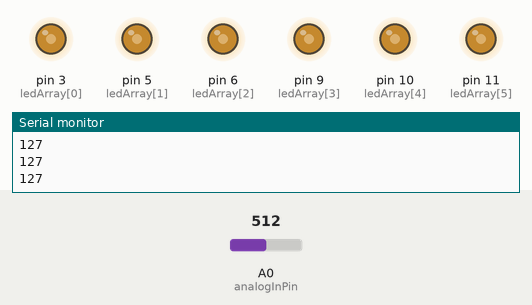
This sketch was run on a simulated Arduino Uno, built with avr-gcc and run on an emulated ATmega328P. On the bench: output pins drawn as LEDs (lit = HIGH), the last lines printed to the serial monitor. The test bench sets the inputs (shaded band); at power-on: A0 (analogInPin) = 512.

Above: at 1.3 s.
1.4 s: A0 (analogInPin) set to 716
At 2.3 s:
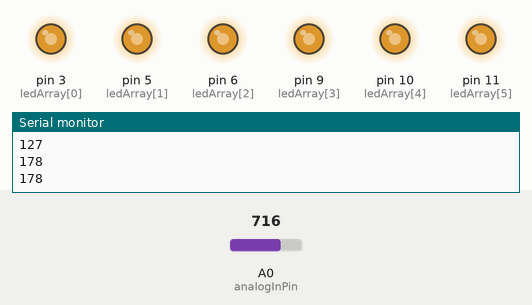
3.0 s: A0 (analogInPin) set to 900
At 3.5 s:
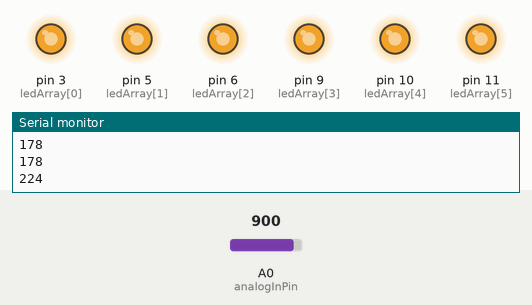
4.5 s: A0 (analogInPin) set to 122
At 5.7 s:
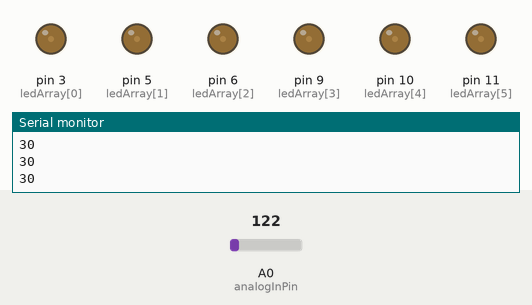
6.0 s: A0 (analogInPin) set to 0
At 7.0 s:
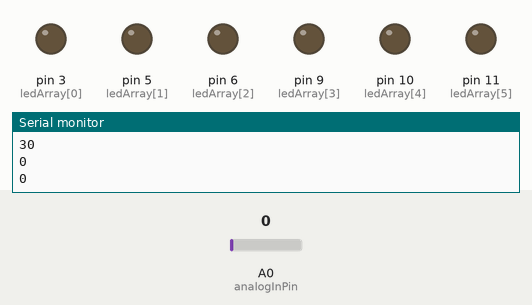
7.5 s: A0 (analogInPin) set to 511
At 8.2 s:
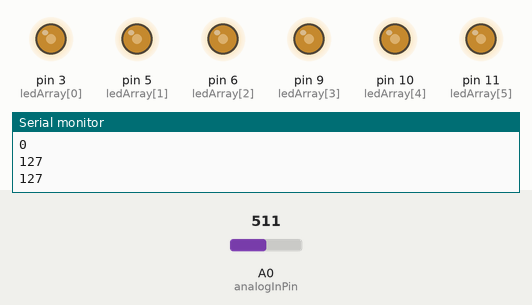
Timing chart, 0 to 10.0 s (numbered marks = the images above; inputs shaded):
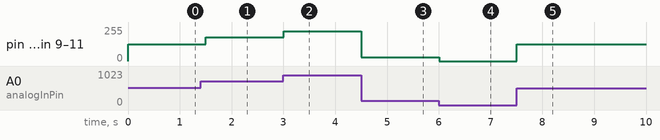

Measured:
- after the input at 1.4 s, pin 3 (ledArray[0]), pin 5 (ledArray[1]), pin 6 (ledArray[2]), pin 9 (ledArray[3]), pin 10 (ledArray[4]), pin 11 (ledArray[5]): 127/255 → 178/255 after 0.10 s
- after the input at 3.0 s, pin 3 (ledArray[0]), pin 5 (ledArray[1]), pin 6 (ledArray[2]), pin 9 (ledArray[3]), pin 10 (ledArray[4]), pin 11 (ledArray[5]): 178/255 → 224/255 at once
- after the input at 4.5 s, pin 3 (ledArray[0]), pin 5 (ledArray[1]), pin 6 (ledArray[2]), pin 9 (ledArray[3]), pin 10 (ledArray[4]), pin 11 (ledArray[5]): 224/255 → 30/255 at once
- after the input at 6.0 s, pin 3 (ledArray[0]), pin 5 (ledArray[1]), pin 6 (ledArray[2]), pin 9 (ledArray[3]), pin 10 (ledArray[4]), pin 11 (ledArray[5]): 30/255 → 0/255 at once
- after the input at 7.5 s, pin 3 (ledArray[0]), pin 5 (ledArray[1]), pin 6 (ledArray[2]), pin 9 (ledArray[3]), pin 10 (ledArray[4]), pin 11 (ledArray[5]): 0/255 → 127/255 at once

The sketch:

experiment3.ino
```cpp
int brightness = 0;
int fadeAmount = 0;
int sensorValue = 0;
int analogInPin = A0;
int ledArray[] = {3,5,6,9,10,11};

void setup() {
  Serial.begin(9600);
//  sensorValue = analogRead(analogInPin);
//  fadeAmount = map(sensorValue, 0, 1023, 0, 255); //map 0 to range (0,255)
  Serial.print("FadeAmount is:");
  Serial.println(fadeAmount);
}

void loop() {
  int ledPin = 0;
  sensorValue = analogRead(analogInPin);
  fadeAmount = map(sensorValue, 0, 1023, 0, 255); //map 0 to range (0,255)
  brightness = fadeAmount;

  int len = sizeof(ledArray) / sizeof(int);
  for (ledPin = 0; ledPin < len; ledPin++) {
    analogWrite (ledArray[ ledPin ], brightness);
  }

  Serial.println(brightness);

//  if (brightness <= 0) {
//    fadeAmount = -fadeAmount;
//    brightness = 0;
//  }
//
//  if (brightness >= 255) {
//    fadeAmount = -fadeAmount;
//    brightness = 255;
//  }

  delay(500);
}
```
